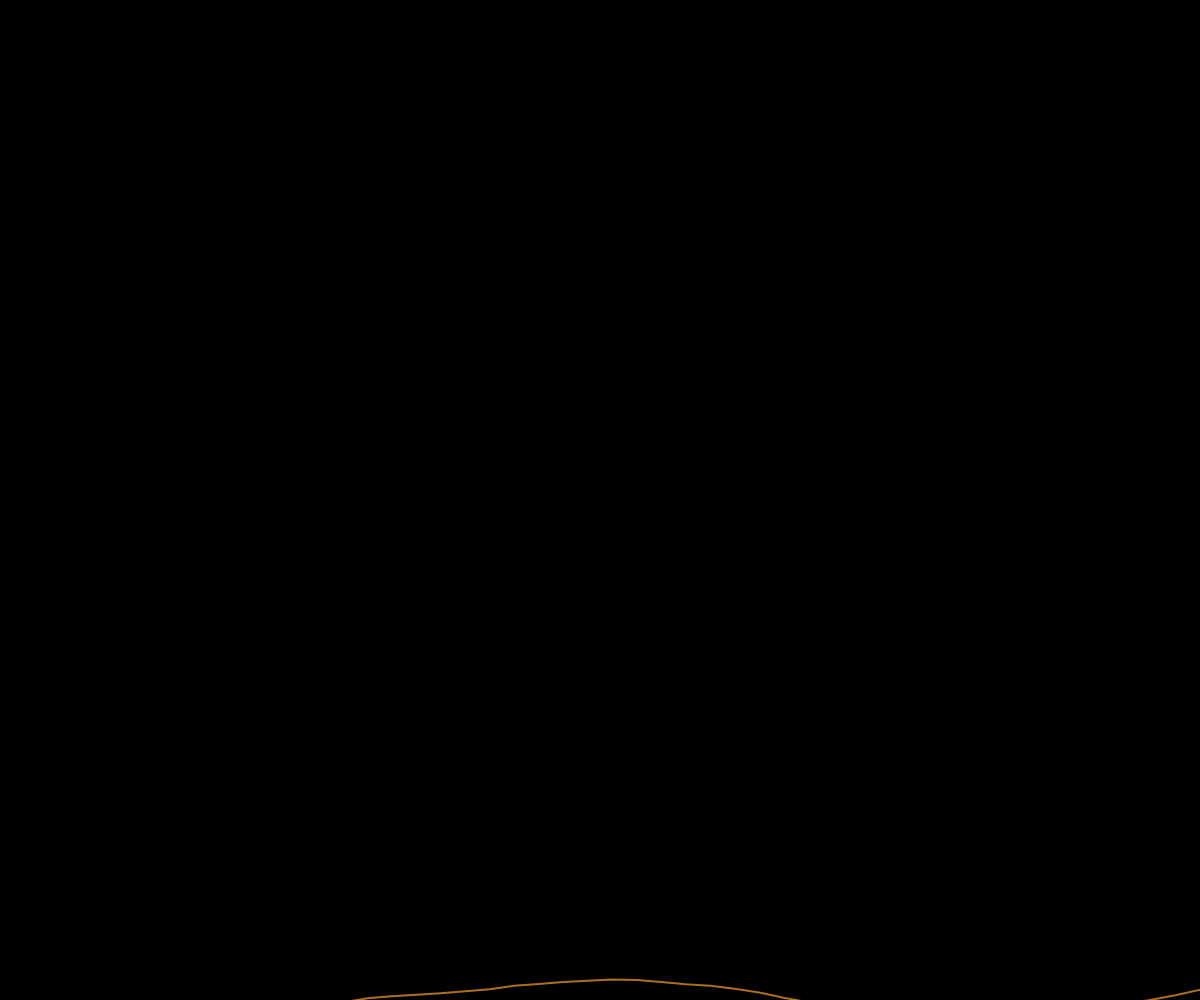
Frame 1 (no input)
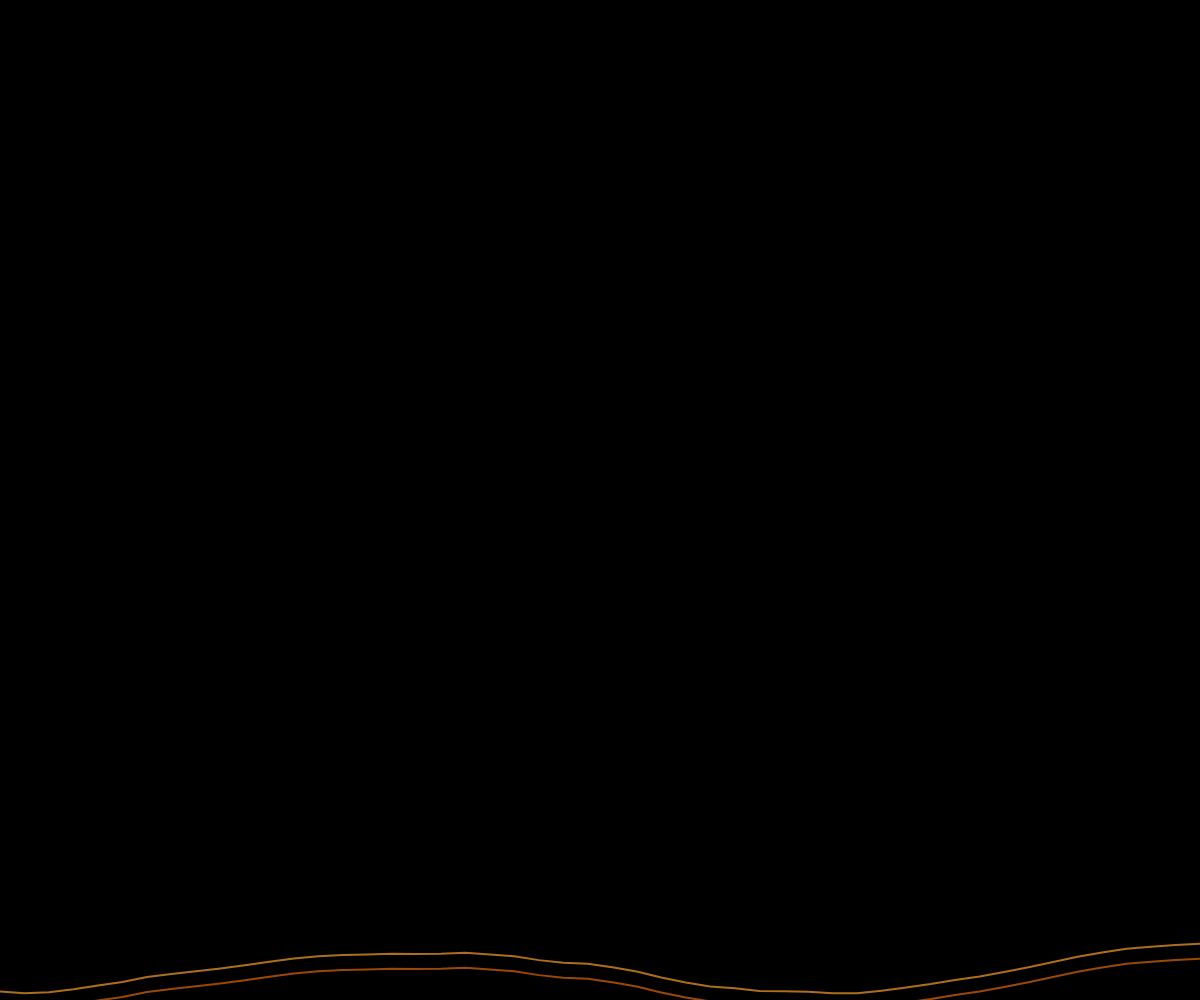
Frame 60 (no input)
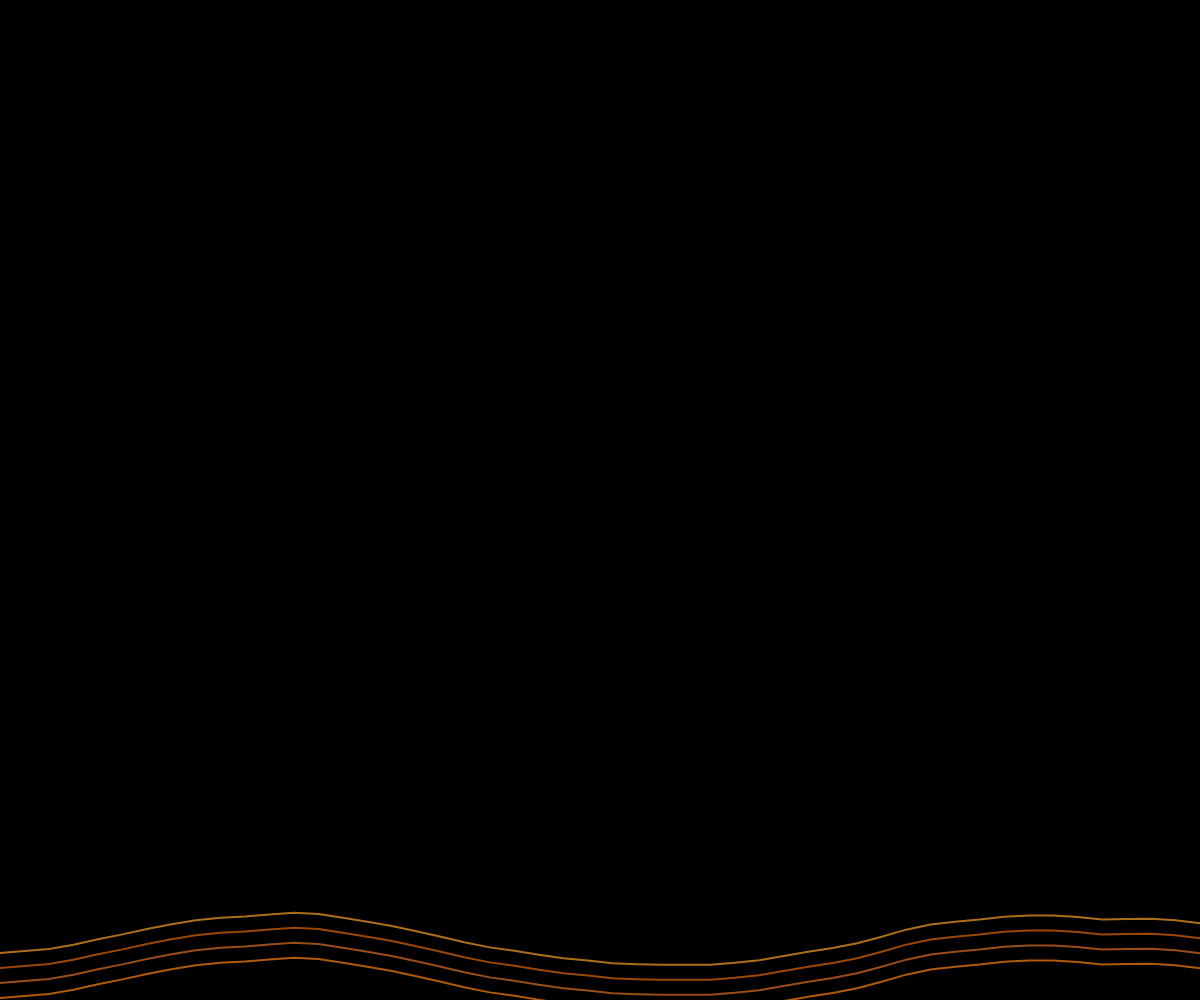
Frame 120 (the mouse pressed at the canvas centre since frame 60)

The p5.js sketch that drew these frames (run headless with seeded random() and noise() and a simulated clock; from frame 60 on, the mouse is pressed at the canvas centre):

// p5.js sketch
// ── sketch.js
let strips = [];
let time = 0;

function setup() {
  createCanvas(windowWidth, windowHeight);
  colorMode(HSB, 360, 100, 100, 1);
  
  // Initialize the vertical strip
  strips.push({
    y: height,
    segments: [],
    hue: random(20, 40), // Warm brass tones
    saturation: random(80, 100),
    brightness: random(70, 90)
  });
}

function draw() {
  background(0);
  time += 0.02;
  
  // Draw all strips
  for (let i = strips.length - 1; i >= 0; i--) {
    let strip = strips[i];
    drawStrip(strip);
    
    // Update strip position
    strip.y -= 0.5;
    
    // Remove strips that are off-screen
    if (strip.y < -200) {
      strips.splice(i, 1);
    }
  }
  
  // Add a new strip periodically
  if (frameCount % 30 === 0 && strips.length < 100) {
    strips.push({
      y: height,
      segments: [],
      hue: random(20, 40),
      saturation: random(80, 100),
      brightness: random(70, 90)
    });
  }
}

function drawStrip(strip) {
  push();
  
  // Draw the strip's segments
  beginShape();
  noFill();
  stroke(strip.hue, strip.saturation, strip.brightness, 0.8);
  strokeWeight(2);
  
  let segmentCount = 50;
  for (let i = 0; i < segmentCount; i++) {
    let x = (i / (segmentCount - 1)) * width;
    let y = strip.y + sin(i * 0.2 + time) * 20;
    
    // Add some randomness to create organic texture
    let noiseVal = noise(i * 0.1, time * 0.5);
    y += (noiseVal - 0.5) * 30;
    
    vertex(x, y);
  }
  
  endShape();
  
  pop();
}

function windowResized() {
  resizeCanvas(windowWidth, windowHeight);
}
